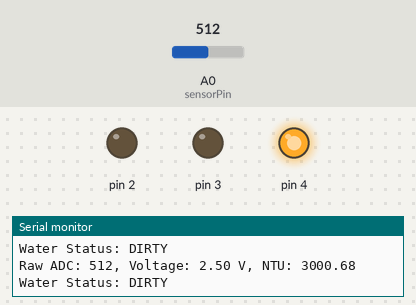
The sketch below on a simulated Arduino Uno, built with avr-gcc and run on an emulated ATmega328P. Shown: output pins drawn as LEDs (lit = HIGH), the last lines printed to the serial monitor. Inputs (shaded band) come from the test bench; at power-on: A0 (sensorPin) = 512.

Above: at 1.8 s.
1.9 s: A0 (sensorPin) set to 847
3.4 s: A0 (sensorPin) set to 857
At 5.0 s:
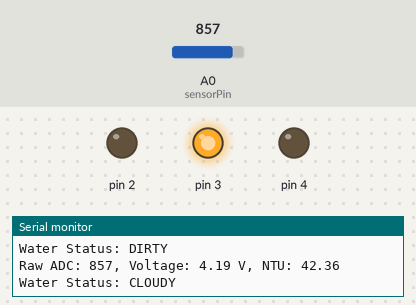
5.5 s: A0 (sensorPin) set to 900
At 6.7 s:
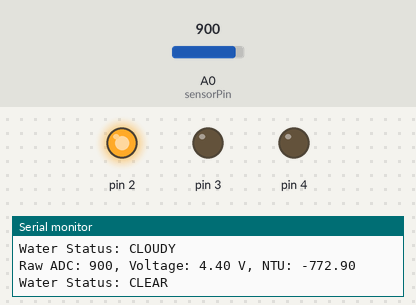
7.5 s: A0 (sensorPin) set to 716
At 8.3 s:
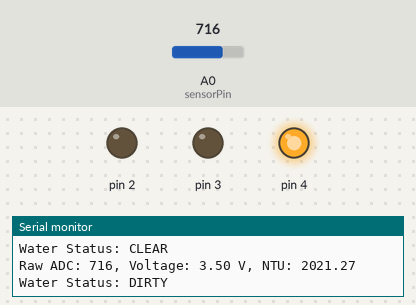
9.5 s: A0 (sensorPin) set to 1023
At 11.2 s:
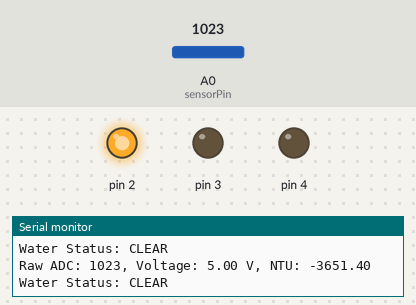
Timing chart, 0 to 12.5 s (numbered marks = the images above; inputs shaded):
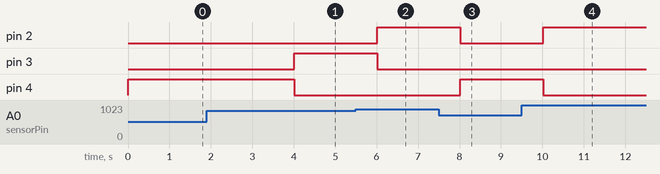

Measured:
- the behaviour switches between 856 and 857 on A0 (sensorPin) (found by bisection; images 0 and 1)
- after the input at 3.4 s, pin 3: LOW → HIGH after 0.61 s; pin 4: HIGH → LOW after 0.61 s
- after the input at 5.5 s, pin 2: LOW → HIGH after 0.51 s; pin 3: HIGH → LOW after 0.51 s
- after the input at 7.5 s, pin 2: HIGH → LOW after 0.51 s; pin 4: LOW → HIGH after 0.51 s
- after the input at 9.5 s, pin 2: LOW → HIGH after 0.52 s; pin 4: HIGH → LOW after 0.52 s

The sketch:

TurbidityCheckVoltage.ino
```cpp
const int sensorPin = A0; // Sensor connected to A0
float voltage;
float ntu;

void setup() {
    Serial.begin(9600);
    pinMode(2, OUTPUT);
    pinMode(3, OUTPUT);
    pinMode(4, OUTPUT);
}

void loop() {
    int sensorValue = analogRead(sensorPin);
    voltage = sensorValue * (5.0 / 1023.0); // Convert ADC to voltage

    // Apply SEN0189 formula for NTU
    ntu = -1120.4 * pow(voltage, 2) + 5742.3 * voltage - 4352.9;

    // Display values in Serial Monitor
    Serial.print("Raw ADC: ");
    Serial.print(sensorValue);
    Serial.print(", Voltage: ");
    Serial.print(voltage);
    Serial.print(" V, NTU: ");
    Serial.println(ntu);

    // LED indication based on turbidity level
    if (ntu < 5) {
        digitalWrite(2, HIGH);  // Clear water
        digitalWrite(3, LOW);
        digitalWrite(4, LOW);
        Serial.println("Water Status: CLEAR");
    } else if (ntu >= 5 && ntu < 50) {
        digitalWrite(2, LOW);
        digitalWrite(3, HIGH);  // Cloudy water
        digitalWrite(4, LOW);
        Serial.println("Water Status: CLOUDY");
    } else {
        digitalWrite(2, LOW);
        digitalWrite(3, LOW);
        digitalWrite(4, HIGH);  // Dirty water
        Serial.println("Water Status: DIRTY");
    }

    delay(1000);
}
```
